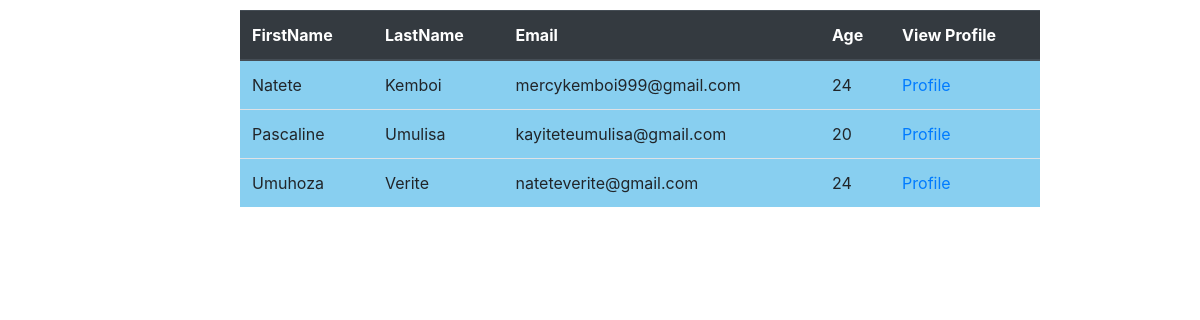
Before: /walletapp/customers/ with the older database file.
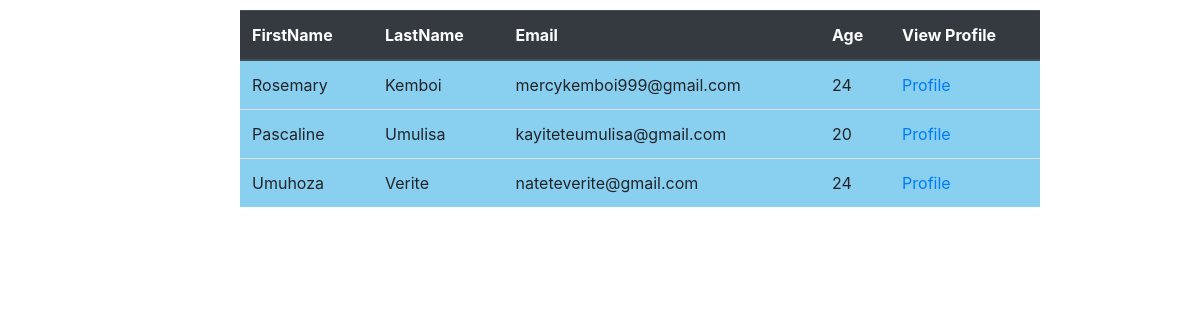
After: the same page with the newer database file.
### walletapp/models.py (models this page shows)
class Customer(models.Model):
    first_name=models.CharField(max_length=20)
    last_name=models.CharField(max_length=20)
    address=models.CharField(max_length=20)
    email=models.EmailField(max_length=254)
    phone_number=models.CharField(max_length=13)
    gender=models.CharField(max_length=10)
    age=models.PositiveSmallIntegerField()

### walletapp/views.py (the view)
# urls.py: path('customers/', views.list_customers, name="customers_list"),
def list_customers(request):
    customers = models.Customer.objects.all()
    return render(request, "customers_list.html", {"customers":customers})

### walletapp/templates/customers_list.html (shortened to what this page needs)
<!DOCTYPE html>
<html lang="en">
<head>
    <link rel="stylesheet" href="https://cdn.jsdelivr.net/npm/bootstrap@4.3.1/dist/css/bootstrap.min.css">
</head>
<body>
    <table class="table" style="width: 50rem; margin-top:10px;margin-left: 20%; padding:2% 5%; background-color:#88CFF0;">
        <thead class="thead-dark">
        <tr>
            <th>FirstName</th>
            <th>LastName</th>
            <th>Email</th>
            <th>Age</th>
            <th>View Profile</th>
        </tr>
        </thead>
        <tr>
            {%for customer in customers%}
            <td>{{customer.first_name}}</td>
            <td>{{customer.last_name}}</td>
            <td>{{customer.email}}</td>
            <td>{{customer.age}}</td>
            <td> <a href="{% url 'customer_profile' id=customer.id %}"> Profile </a></td>
        </tr>
        {% endfor %}
    </table>
</body>
</html>

Changed rows visible on the page:
changed Customer "Kemboi": first_name "Natete" → "Rosemary"
